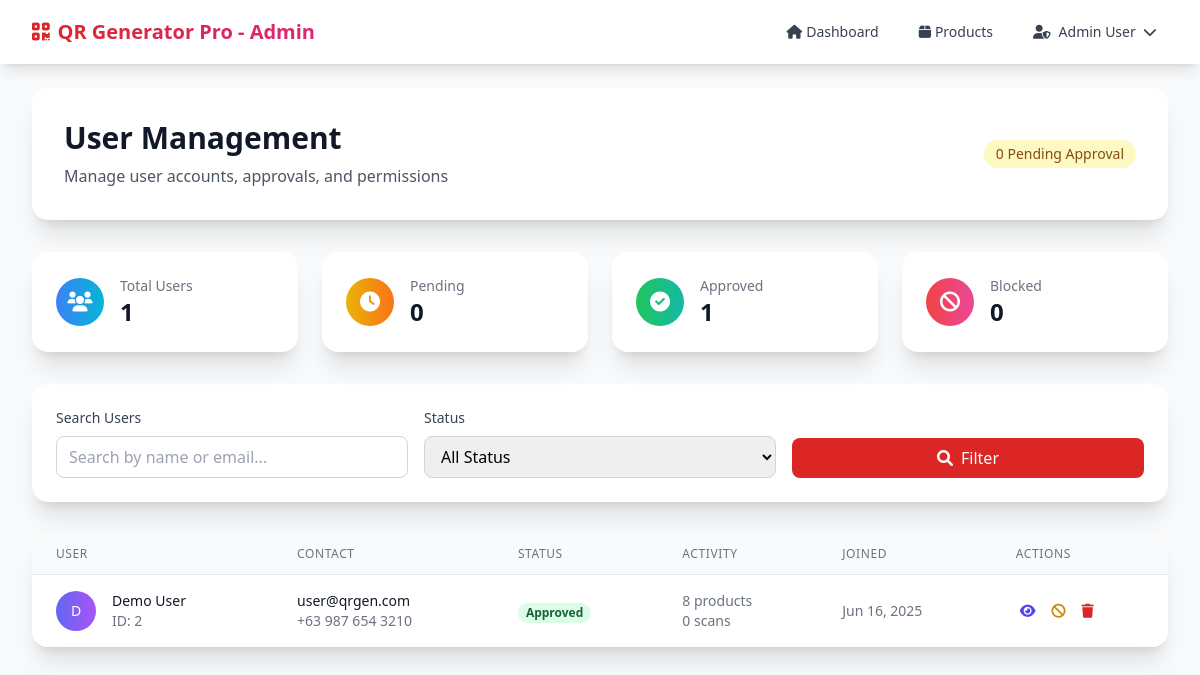
The page /admin/manage-users.php (signed in) on the database its author committed.
### tables this page shows
CREATE TABLE users (
    id INT AUTO_INCREMENT PRIMARY KEY,
    name VARCHAR(100) NOT NULL,
    email VARCHAR(100) UNIQUE NOT NULL,
    password VARCHAR(255) NOT NULL,
    role ENUM('user', 'admin') DEFAULT 'user',
    status ENUM('pending', 'approved', 'blocked') DEFAULT 'pending',
    profile_image VARCHAR(255) DEFAULT NULL,
    phone VARCHAR(20) DEFAULT NULL,
    address TEXT DEFAULT NULL,
    created_at TIMESTAMP DEFAULT CURRENT_TIMESTAMP,
    updated_at TIMESTAMP DEFAULT CURRENT_TIMESTAMP ON UPDATE CURRENT_TIMESTAMP
);

### config/session.php (called while the page is built, shortened)
<?php
function getUserName() {
    return $_SESSION['user_name'] ?? '';
}
?>

### admin/manage-users.php (the view, shortened to what this page needs)
<?php
require_once '../config/session.php';
$database = new Database();
$db = $database->getConnection();
$status_filter = isset($_GET['status']) ? sanitizeInput($_GET['status']) : 'all';
$search = isset($_GET['search']) ? sanitizeInput($_GET['search']) : '';
$where_conditions = ["role = 'user'"];
$params = [];
$where_clause = implode(' AND ', $where_conditions);
$page = isset($_GET['page']) ? max(1, (int)$_GET['page']) : 1;
$per_page = 15;
$offset = ($page - 1) * $per_page;
$users_query = "SELECT u.*,
                       (SELECT COUNT(*) FROM products WHERE user_id = u.id) as product_count,
                       (SELECT COUNT(*) FROM qr_scans qs JOIN products p ON qs.product_id = p.id WHERE p.user_id = u.id) as scan_count
                FROM users u
                WHERE $where_clause
                ORDER BY u.created_at DESC
                LIMIT $per_page OFFSET $offset";
$users_stmt = $db->prepare($users_query);
$users_stmt->execute($params);
$users = $users_stmt->fetchAll(PDO::FETCH_ASSOC);
$stats_query = "SELECT
    COUNT(*) as total_users,
    SUM(CASE WHEN status = 'pending' THEN 1 ELSE 0 END) as pending_users,
    SUM(CASE WHEN status = 'approved' THEN 1 ELSE 0 END) as approved_users,
    SUM(CASE WHEN status = 'blocked' THEN 1 ELSE 0 END) as blocked_users
    FROM users WHERE role = 'user'";
$stats_stmt = $db->prepare($stats_query);
$stats_stmt->execute();
$stats = $stats_stmt->fetch(PDO::FETCH_ASSOC);
?>
<!DOCTYPE html>
<html lang="en">
<head>
    <script src="https://cdn.tailwindcss.com"></script>
    <link href="https://cdnjs.cloudflare.com/ajax/libs/font-awesome/6.0.0/css/all.min.css" rel="stylesheet">
</head>
<body class="bg-gray-50">
    <nav class="bg-white shadow-lg sticky top-0 z-50">
        <div class="max-w-7xl mx-auto px-4 sm:px-6 lg:px-8">
            <div class="flex justify-between h-16">
                <div class="flex items-center">
                    <a href="dashboard.php" class="text-xl font-bold bg-gradient-to-r from-red-600 to-pink-600 bg-clip-text text-transparent">
                        <i class="fas fa-qrcode mr-2 text-red-600"></i>QR Generator Pro - Admin
                    </a>
                </div>
                <div class="flex items-center space-x-4">
                    <a href="dashboard.php" class="text-gray-700 hover:text-red-600 px-3 py-2 rounded-md text-sm font-medium">
                        <i class="fas fa-home mr-1"></i>Dashboard
                    </a>
                    <a href="view-products.php" class="text-gray-700 hover:text-red-600 px-3 py-2 rounded-md text-sm font-medium">
                        <i class="fas fa-box mr-1"></i>Products
                    </a>
                    <div class="relative group">
                        <button class="flex items-center text-gray-700 hover:text-red-600 px-3 py-2 rounded-md text-sm font-medium">
                            <i class="fas fa-user-shield mr-2"></i>
                            <?php echo htmlspecialchars(getUserName()); ?>
                            <i class="fas fa-chevron-down ml-2"></i>
                        </button>
                    </div>
                </div>
            </div>
        </div>
    </nav>
    <div class="max-w-7xl mx-auto py-6 sm:px-6 lg:px-8">
        <div class="bg-white shadow-xl rounded-2xl p-8 mb-8">
            <div class="flex flex-col md:flex-row md:items-center md:justify-between">
                <div class="mb-4 md:mb-0">
                    <h1 class="text-3xl font-bold text-gray-900">User Management</h1>
                    <p class="text-gray-600 mt-2">Manage user accounts, approvals, and permissions</p>
                </div>
                <div class="flex items-center space-x-3">
                    <span class="bg-yellow-100 text-yellow-800 px-3 py-1 rounded-full text-sm font-medium">
                        <?php echo $stats['pending_users']; ?> Pending Approval
                    </span>
                </div>
            </div>
        </div>
        <div class="grid grid-cols-1 md:grid-cols-4 gap-6 mb-8">
            <div class="bg-white shadow-xl rounded-2xl p-6">
                <div class="flex items-center">
                    <div class="w-12 h-12 bg-gradient-to-r from-blue-500 to-cyan-500 rounded-full flex items-center justify-center mr-4">
                        <i class="fas fa-users text-xl text-white"></i>
                    </div>
                    <div>
                        <p class="text-sm font-medium text-gray-500">Total Users</p>
                        <p class="text-2xl font-bold text-gray-900"><?php echo $stats['total_users']; ?></p>
                    </div>
                </div>
            </div>
            <div class="bg-white shadow-xl rounded-2xl p-6">
                <div class="flex items-center">
                    <div class="w-12 h-12 bg-gradient-to-r from-yellow-500 to-orange-500 rounded-full flex items-center justify-center mr-4">
                        <i class="fas fa-clock text-xl text-white"></i>
                    </div>
                    <div>
                        <p class="text-sm font-medium text-gray-500">Pending</p>
                        <p class="text-2xl font-bold text-gray-900"><?php echo $stats['pending_users']; ?></p>
                    </div>
                </div>
            </div>
            <div class="bg-white shadow-xl rounded-2xl p-6">
                <div class="flex items-center">
                    <div class="w-12 h-12 bg-gradient-to-r from-green-500 to-teal-500 rounded-full flex items-center justify-center mr-4">
                        <i class="fas fa-check-circle text-xl text-white"></i>
                    </div>
                    <div>
                        <p class="text-sm font-medium text-gray-500">Approved</p>
                        <p class="text-2xl font-bold text-gray-900"><?php echo $stats['approved_users']; ?></p>
                    </div>
                </div>
            </div>
            <div class="bg-white shadow-xl rounded-2xl p-6">
                <div class="flex items-center">
                    <div class="w-12 h-12 bg-gradient-to-r from-red-500 to-pink-500 rounded-full flex items-center justify-center mr-4">
                        <i class="fas fa-ban text-xl text-white"></i>
                    </div>
                    <div>
                        <p class="text-sm font-medium text-gray-500">Blocked</p>
                        <p class="text-2xl font-bold text-gray-900"><?php echo $stats['blocked_users']; ?></p>
                    </div>
                </div>
            </div>
        </div>
        <div class="bg-white shadow-xl rounded-2xl p-6 mb-8">
            <form method="GET" class="grid grid-cols-1 md:grid-cols-3 gap-4">
                <div>
                    <label class="block text-sm font-medium text-gray-700 mb-2">Search Users</label>
                    <input type="text" name="search" value="<?php echo htmlspecialchars($search); ?>"
                           placeholder="Search by name or email..."
                           class="w-full px-3 py-2 border border-gray-300 rounded-lg focus:outline-none focus:ring-2 focus:ring-red-500">
                </div>
                <div>
                    <label class="block text-sm font-medium text-gray-700 mb-2">Status</label>
                    <select name="status" class="w-full px-3 py-2 border border-gray-300 rounded-lg focus:outline-none focus:ring-2 focus:ring-red-500">
                        <option value="all" <?php echo $status_filter === 'all' ? 'selected' : ''; ?>>All Status</option>
                    </select>
                </div>
                <div class="flex items-end">
                    <button type="submit" class="w-full bg-red-600 hover:bg-red-700 text-white px-4 py-2 rounded-lg transition-colors">
                        <i class="fas fa-search mr-2"></i>Filter
                    </button>
                </div>
            </form>
        </div>
        <div class="bg-white shadow-xl rounded-2xl overflow-hidden">
            <?php if (empty($users)): ?>
                <div class="p-12 text-center">
                    <i class="fas fa-users text-6xl text-gray-300 mb-4"></i>
                    <h3 class="text-xl font-medium text-gray-900 mb-2">No users found</h3>
                    <p class="text-gray-500">
                        <?php if (!empty($search) || $status_filter !== 'all'): ?>
                            Try adjusting your filters or search terms
                        <?php else: ?>
                            No users have registered yet
                        <?php endif; ?>
                    </p>
                </div>
            <?php else: ?>
                <div class="overflow-x-auto">
                    <table class="min-w-full divide-y divide-gray-200">
                        <thead class="bg-gray-50">
                            <tr>
                                <th class="px-6 py-3 text-left text-xs font-medium text-gray-500 uppercase tracking-wider">User</th>
                                <th class="px-6 py-3 text-left text-xs font-medium text-gray-500 uppercase tracking-wider">Contact</th>
                                <th class="px-6 py-3 text-left text-xs font-medium text-gray-500 uppercase tracking-wider">Status</th>
                                <th class="px-6 py-3 text-left text-xs font-medium text-gray-500 uppercase tracking-wider">Activity</th>
                                <th class="px-6 py-3 text-left text-xs font-medium text-gray-500 uppercase tracking-wider">Joined</th>
                                <th class="px-6 py-3 text-left text-xs font-medium text-gray-500 uppercase tracking-wider">Actions</th>
                            </tr>
                        </thead>
                        <tbody class="bg-white divide-y divide-gray-200">
                            <?php foreach ($users as $user): ?>
                                <tr class="hover:bg-gray-50">
                                    <td class="px-6 py-4 whitespace-nowrap">
                                        <div class="flex items-center">
                                            <div class="flex-shrink-0 h-10 w-10">
                                                <?php if ($user['profile_image']): ?>
                                                    <img class="h-10 w-10 rounded-full object-cover" src="<?php echo htmlspecialchars($user['profile_image']); ?>" alt="">
                                                <?php else: ?>
                                                    <div class="h-10 w-10 rounded-full bg-gradient-to-r from-indigo-500 to-purple-500 flex items-center justify-center">
                                                        <span class="text-sm font-medium text-white"><?php echo strtoupper(substr($user['name'], 0, 1)); ?></span>
                                                    </div>
                                                <?php endif; ?>
                                            </div>
                                            <div class="ml-4">
                                                <div class="text-sm font-medium text-gray-900"><?php echo htmlspecialchars($user['name']); ?></div>
                                                <div class="text-sm text-gray-500">ID: <?php echo $user['id']; ?></div>
                                            </div>
                                        </div>
                                    </td>
                                    <td class="px-6 py-4 whitespace-nowrap">
                                        <div class="text-sm text-gray-900"><?php echo htmlspecialchars($user['email']); ?></div>
                                        <?php if ($user['phone']): ?>
                                            <div class="text-sm text-gray-500"><?php echo htmlspecialchars($user['phone']); ?></div>
                                        <?php endif; ?>
                                    </td>
                                    <td class="px-6 py-4 whitespace-nowrap">
                                        <span class="px-2 inline-flex text-xs leading-5 font-semibold rounded-full
                                            <?php
                                            switch($user['status']) {
                                                case 'approved': echo 'bg-green-100 text-green-800'; break;
                                            }
                                            ?>">
                                            <?php echo ucfirst($user['status']); ?>
                                        </span>
                                    </td>
                                    <td class="px-6 py-4 whitespace-nowrap text-sm text-gray-500">
                                        <div><?php echo $user['product_count']; ?> products</div>
                                        <div><?php echo $user['scan_count']; ?> scans</div>
                                    </td>
                                    <td class="px-6 py-4 whitespace-nowrap text-sm text-gray-500">
                                        <?php echo date('M j, Y', strtotime($user['created_at'])); ?>
                                    </td>
                                    <td class="px-6 py-4 whitespace-nowrap text-sm font-medium">
                                        <div class="flex items-center space-x-2">
                                            <button onclick="viewUser(<?php echo htmlspecialchars(json_encode($user)); ?>)"
                                                    class="text-indigo-600 hover:text-indigo-900 p-1 rounded hover:bg-indigo-50">
                                                <i class="fas fa-eye"></i>
                                            </button>
                                            <?php if ($user['status'] === 'approved'): ?>
                                                <button onclick="confirmAction(<?php echo $user['id']; ?>, 'block', 'block this user')"
                                                        class="text-yellow-600 hover:text-yellow-900 p-1 rounded hover:bg-yellow-50">
                                                    <i class="fas fa-ban"></i>
                                                </button>
                                            <?php endif; ?>
                                            <button onclick="confirmAction(<?php echo $user['id']; ?>, 'delete', 'permanently delete this user')"
                                                    class="text-red-600 hover:text-red-900 p-1 rounded hover:bg-red-50">
                                                <i class="fas fa-trash"></i>
                                            </button>
                                        </div>
                                    </td>
                                </tr>
                            <?php endforeach; ?>
                        </tbody>
                    </table>
                </div>
            <?php endif; ?>
        </div>
    </div>
</body>
</html>

### rows shown on the page
users: name "D", name "Demo User", id "2", email "user@qrgen.com", phone "+63 987 654 3210", status "Approved", product_count "8", scan_count "0", created_at "Jun 16, 2025"

### other values the page prints
getUserName() "Admin User"
$stats['pending_users'] "0"
$stats['total_users'] "1"
$stats['approved_users'] "1"
$stats['blocked_users'] "0"
